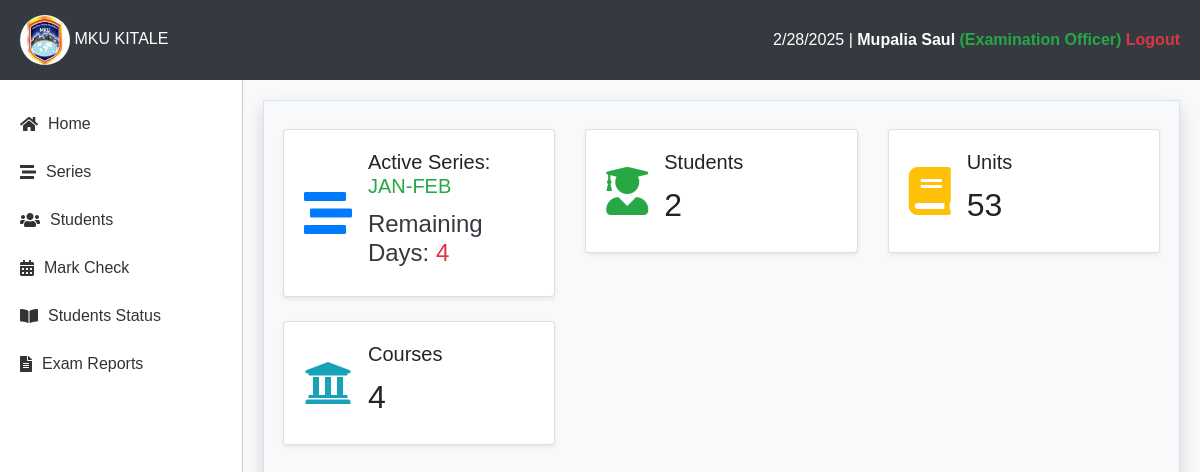
The page /report/ (signed in) on the database its author committed.
### reports/models.py (models this page shows, shortened)
class User(AbstractUser):
    ADMIN = (
        ("ADMIN", "ADMIN"),
        ("STUDENT", "STUDENT"),
        ("TRAINER", "TRAINER"),
        ("EXAMINATION_OFFICER", "EXAMINATION_OFFICER"),
    )
    id_number = models.CharField(max_length=50, unique=True, null=True)
    role = models.CharField(max_length=50, choices=ADMIN, default="STUDENT")
    profile_photo = models.ImageField(upload_to="photos/", blank=True, null=True)

class Series(models.Model):
    name = models.CharField(max_length=30)
    start_date = models.DateField()
    end_date = models.DateField()
    is_active = models.BooleanField(default=False)

### reports/views.py (the view)
# urls.py: path('', views.report_home, name='report-home-url'),
@login_required(login_url='signin-url')
def report_home(request):
    series = None
    try:
        series = Series.objects.get(is_active=True)
    except Series.DoesNotExist:
        pass
    context = {"series": series}
    return render(request, "reports/home.html", context)

### reports/context_processors.py (called while the page is built, shortened)
def remaining_days(request):
    if request.user.is_authenticated:
        try:
            series = Series.objects.get(is_active=True)
            today = datetime.today().date()
            end_date = series.end_date
            remaining = abs((end_date - today).days)
            return {"remaining": remaining}
        except Series.DoesNotExist:
            return {"remaining": 0}
    else:
        return {"remaining": 0}

def dashboard(request):
    if request.user.is_authenticated:
        num_trainers = Trainer.objects.count()
        num_students = StudentExam.objects.count()
        num_units = Unit.objects.count()
        num_courses = Course.objects.count()
        num_admins = User.objects.filter(is_staff=True).count()
        active_classes = TeachingAttendance.objects.filter(is_clocked_in=True, is_clocked_out=False).count()
        return {
            "num_trainers": num_trainers,
            "num_students": num_students,
            "num_units": num_units,
            "num_courses": num_courses,
            "num_admins": num_admins if not request.user else num_admins - 1,
            "active_classes": active_classes,
        }

def unit_count(request):
    if request.user.is_authenticated:
        return {"unit_count": Unit.objects.count()}
    else:
        return {"unit_count": 0}

def student_count(request):
    if request.user.is_authenticated:
        return {"student_count": StudentExam.objects.count()}
    else:
        return {"student_count": 0}

def course_count(request):
    if request.user.is_authenticated:
        return {"course_count": Course.objects.count()}
    else:
        return {"course_count": 0}

    def process_request(self, request):
        try:
            series = Series.objects.get(is_active=True)
            today = datetime.today().date()
            end_date = series.end_date
            if today > end_date:
                series.is_active = False
                series.save()
        except Series.DoesNotExist:
            series = Series.objects.filter(is_active=False)
            today = datetime.today().date()
            for series in series:
                end_date = series.end_date
                if today < end_date or today == end_date:
                    series.is_active = True
                    series.save()
        return None

### templates/reports/home.html (shortened to what this page needs)
{% extends "reports/main.html" %}
{% block content %}
<div class="container-fluid mt-4">
    <div class="row">
        <div class="col-md-4 mb-4">
            <div class="card shadow-sm border-left-primary">
                <div class="card-body d-flex align-items-center">
                    <i class="fas fa-stream fa-3x text-primary mr-3"></i>
                    {% if series %}
                    <div>
                        <h5 class="card-title">Active Series:
                            <br>
                            <span class="text-success">{{series.name}}</span>
                            </h5>
                        <h4 class="text-danger"><span class="text-dark">Remaining Days: </span>{{ remaining }}</h4>
                    </div>
                    {% endif %}
                </div>
            </div>
        </div>
        <div class="col-md-4 mb-4">
            <div class="card shadow-sm border-left-success">
                <div class="card-body d-flex align-items-center">
                    <i class="fas fa-user-graduate fa-3x text-success mr-3"></i>
                    <div>
                        <h5 class="card-title">Students</h5>
                        <h2>{{ num_students }}</h2>
                    </div>
                </div>
            </div>
        </div>
        <div class="col-md-4 mb-4">
            <div class="card shadow-sm border-left-warning">
                <div class="card-body d-flex align-items-center">
                    <i class="fas fa-book fa-3x text-warning mr-3"></i>
                    <div>
                        <h5 class="card-title">Units</h5>
                        <h2>{{ num_units }}</h2>
                    </div>
                </div>
            </div>
        </div>
        <div class="col-md-4 mb-4">
            <div class="card shadow-sm border-left-info">
                <div class="card-body d-flex align-items-center">
                    <i class="fas fa-university fa-3x text-info mr-3"></i>
                    <div>
                        <h5 class="card-title">Courses</h5>
                        <h2>{{ num_courses }}</h2>
                    </div>
                </div>
            </div>
        </div>
    </div>
</div>
{% endblock %}

### templates/reports/main.html (shortened to what this page needs)
{% load static %}
<!DOCTYPE html>
<html lang="en">
<head>
    <link href="https://stackpath.bootstrapcdn.com/bootstrap/4.5.2/css/bootstrap.min.css" rel="stylesheet">
    <link rel="stylesheet" href="https://cdnjs.cloudflare.com/ajax/libs/font-awesome/5.15.4/css/all.min.css">
</head>
<body>
    <div class="top-nav">
        <div class="logo">
            <img src="{% static 'img/logo.jpeg' %}" alt="Logo">
            <span>MKU KITALE</span>
        </div>
        <div>
            <span id="current-date"></span> |
            <a href="{% url 'report-profile-url' %}">{{ request.user.last_name }} {{ request.user.first_name }} <span class="text-success">(Examination Officer)</span></a>
            <a href="{% url 'report-signout-url' %}" class="text-danger">Logout</a>
        </div>
    </div>
    <div class="main-container">
        <div class="sidebar">
            {% if request.user.is_authenticated %}
                <a href="{% url 'report-home-url' %}"><i class="fas fa-home"></i> Home</a>
                <a href="{% url 'report-series-url' %}"><i class="fas fa-stream"></i> Series</a>
                <a href="{% url 'report-students-all-url' %}"><i class="fas fa-users"></i> Students</a>
                <a href="{% url 'report-mark-entry-url' %}"><i class="fas fa-calendar-alt"></i> Mark Check</a>
                <a href="{% url 'report-students-exam-status-url' %}"><i class="fas fa-book-open"></i> Students Status</a>
                <a href="{% url 'report-mark-reports-url' %}"><i class="fas fa-file-alt"></i> Exam Reports</a>
            {% endif %}
        </div>
        <div class="content">
            <div class="border p-1 shadow" style="min-height: 100vh;">
                {% block content %}
                {% endblock %}
            </div>
        </div>
    </div>
</body>
</html>

### templates/reports/main.html (style rules this page uses)
body, html { height: 100%; margin: 0; font-family: 'Arial', sans-serif; }
.top-nav { background-color: #343a40; color: white; padding: 15px 20px; display: flex; justify-content: space-between; align-items: center; box-shadow: 0px 2px 10px rgba(0, 0, 0, 0.1); }
.top-nav .logo img { width: 50px; height: 50px; border-radius: 50%; }
.top-nav a { color: white; text-decoration: none; font-weight: bold; }
.main-container { display: flex; height: calc(100vh - 70px); overflow: hidden; }
.sidebar { width: 250px; background-color: #fff; padding-top: 20px; height: 100%; border-right: 1px solid #ccc; display: flex; flex-direction: column; box-shadow: 2px 0px 5px rgba(0, 0, 0, 0.1); }
.sidebar a { color: #333; text-decoration: none; padding: 12px 20px; display: flex; align-items: center; font-size: 1rem; transition: 0.3s; }
.sidebar a i { margin-right: 10px; }
.content { flex-grow: 1; background-color: #f8f9fa; padding: 20px; overflow-y: auto; }

### rows shown on the page
User: user.last_name "Mupalia", user.first_name "Saul"
Series: name "JAN-FEB"

### other values the page prints
{{ num_students }} "2"
{{ num_units }} "53"
{{ num_courses }} "4"
